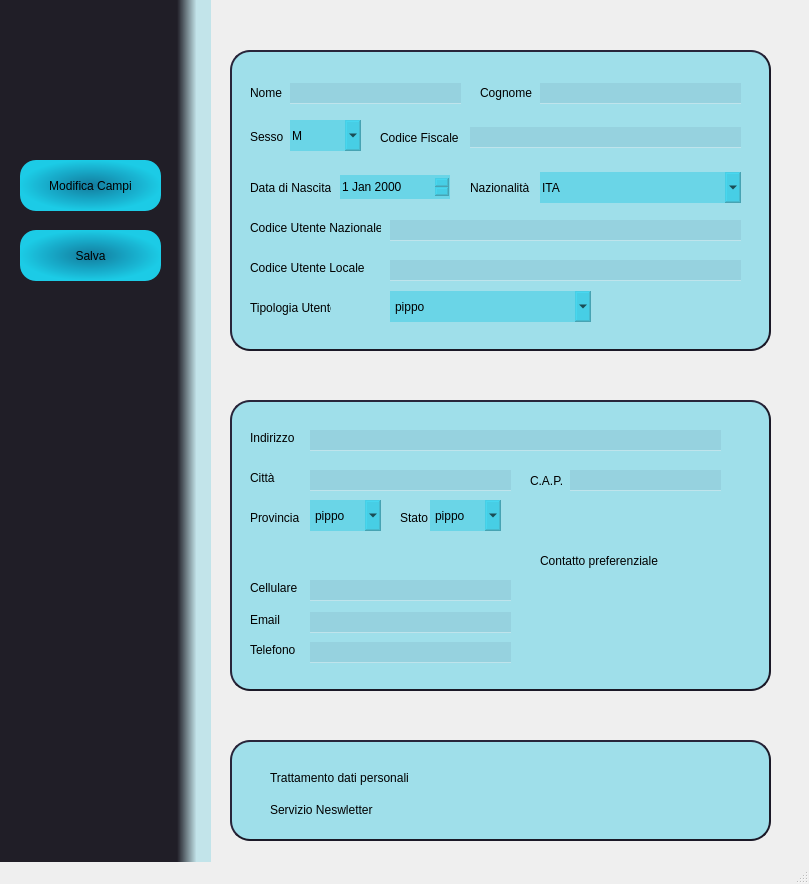
<?xml version="1.0" encoding="UTF-8"?>
<ui version="4.0">
 <class>MainWindow</class>
 <widget class="QMainWindow" name="MainWindow">
  <property name="geometry">
   <rect>
    <x>0</x>
    <y>0</y>
    <width>809</width>
    <height>884</height>
   </rect>
  </property>
  <property name="windowTitle">
   <string>Scheda Utente</string>
  </property>
  <widget class="QWidget" name="centralwidget">
   <widget class="QFrame" name="frame_2">
    <property name="geometry">
     <rect>
      <x>0</x>
      <y>0</y>
      <width>211</width>
      <height>1281</height>
     </rect>
    </property>
    <property name="styleSheet">
     <string notr="true">border:none;
background-color:qlineargradient(spread:pad, x1:0.83936, y1:0, x2:1, y2:0, stop:0 rgba(32, 30, 39, 255), stop:0.571429 rgba(0, 178, 210, 48));
</string>
    </property>
    <property name="frameShape">
     <enum>QFrame::StyledPanel</enum>
    </property>
    <property name="frameShadow">
     <enum>QFrame::Raised</enum>
    </property>
    <widget class="QLabel" name="logoImage">
     <property name="geometry">
      <rect>
       <x>57</x>
       <y>40</y>
       <width>71</width>
       <height>71</height>
      </rect>
     </property>
     <property name="styleSheet">
      <string notr="true">background-color:transparent;</string>
     </property>
     <property name="text">
      <string/>
     </property>
     <property name="textFormat">
      <enum>Qt::RichText</enum>
     </property>
     <property name="pixmap">
      <pixmap>images/images/Icona Dettaglio.png</pixmap>
     </property>
     <property name="scaledContents">
      <bool>true</bool>
     </property>
    </widget>
    <widget class="QPushButton" name="returnButton">
     <property name="geometry">
      <rect>
       <x>60</x>
       <y>760</y>
       <width>71</width>
       <height>51</height>
      </rect>
     </property>
     <property name="styleSheet">
      <string notr="true">background-color:transparent;</string>
     </property>
     <property name="text">
      <string/>
     </property>
     <property name="icon">
      <iconset>
       <normaloff>images/images/Icona Close.png</normaloff>images/images/Icona Close.png</iconset>
     </property>
     <property name="iconSize">
      <size>
       <width>50</width>
       <height>50</height>
      </size>
     </property>
    </widget>
    <widget class="QPushButton" name="editButton">
     <property name="geometry">
      <rect>
       <x>20</x>
       <y>160</y>
       <width>141</width>
       <height>51</height>
      </rect>
     </property>
     <property name="styleSheet">
      <string notr="true">border-radius:16px;
background-color:qradialgradient(spread:pad, cx:0.499926, cy:0.5, radius:0.5, fx:0.5, fy:0.5, stop:0 rgba(18, 125, 160, 249), stop:1 rgba(27, 213, 241, 241));</string>
     </property>
     <property name="text">
      <string>Modifica Campi</string>
     </property>
     <property name="icon">
      <iconset>
       <normaloff>images/images/Icona Modifica.png</normaloff>images/images/Icona Modifica.png</iconset>
     </property>
     <property name="iconSize">
      <size>
       <width>30</width>
       <height>30</height>
      </size>
     </property>
    </widget>
    <widget class="QPushButton" name="saveButton">
     <property name="geometry">
      <rect>
       <x>20</x>
       <y>230</y>
       <width>141</width>
       <height>51</height>
      </rect>
     </property>
     <property name="styleSheet">
      <string notr="true">border-radius:16px;
background-color:qradialgradient(spread:pad, cx:0.499926, cy:0.5, radius:0.5, fx:0.5, fy:0.5, stop:0 rgba(18, 125, 160, 249), stop:1 rgba(27, 213, 241, 241));</string>
     </property>
     <property name="text">
      <string>Salva</string>
     </property>
     <property name="icon">
      <iconset>
       <normaloff>images/images/Icona Salva.png</normaloff>images/images/Icona Salva.png</iconset>
     </property>
     <property name="iconSize">
      <size>
       <width>30</width>
       <height>30</height>
      </size>
     </property>
    </widget>
   </widget>
   <widget class="QFrame" name="frame_11">
    <property name="geometry">
     <rect>
      <x>230</x>
      <y>50</y>
      <width>541</width>
      <height>301</height>
     </rect>
    </property>
    <property name="minimumSize">
     <size>
      <width>0</width>
      <height>1</height>
     </size>
    </property>
    <property name="styleSheet">
     <string notr="true">border-radius: 20px;
border-style: outset;
border-width: 2px;
border-color:rgb(27,25,39);
background-color:rgba(0, 192, 225, 85)</string>
    </property>
    <property name="frameShape">
     <enum>QFrame::StyledPanel</enum>
    </property>
    <property name="frameShadow">
     <enum>QFrame::Raised</enum>
    </property>
    <widget class="QLabel" name="titleLabel">
     <property name="geometry">
      <rect>
       <x>20</x>
       <y>32</y>
       <width>41</width>
       <height>21</height>
      </rect>
     </property>
     <property name="styleSheet">
      <string notr="true">font: 75 bold 11pt &quot;Arial&quot;;
border:none;
background-color:none;</string>
     </property>
     <property name="text">
      <string>Nome</string>
     </property>
    </widget>
    <widget class="QLabel" name="authorLabel">
     <property name="geometry">
      <rect>
       <x>250</x>
       <y>32</y>
       <width>61</width>
       <height>21</height>
      </rect>
     </property>
     <property name="styleSheet">
      <string notr="true">font: 75 bold 11pt &quot;Arial&quot;;
border:none;
background-color:none;</string>
     </property>
     <property name="text">
      <string>Cognome</string>
     </property>
    </widget>
    <widget class="QLabel" name="natureLabel">
     <property name="geometry">
      <rect>
       <x>150</x>
       <y>80</y>
       <width>81</width>
       <height>16</height>
      </rect>
     </property>
     <property name="styleSheet">
      <string notr="true">font: 75 bold 11pt &quot;Arial&quot;;
border:none;
background-color:none;</string>
     </property>
     <property name="text">
      <string>Codice Fiscale</string>
     </property>
    </widget>
    <widget class="QLabel" name="typeLabel">
     <property name="geometry">
      <rect>
       <x>20</x>
       <y>80</y>
       <width>47</width>
       <height>13</height>
      </rect>
     </property>
     <property name="styleSheet">
      <string notr="true">font: 75 bold 11pt &quot;Arial&quot;;
border:none;
background-color:none;</string>
     </property>
     <property name="text">
      <string>Sesso</string>
     </property>
    </widget>
    <widget class="QLabel" name="genreLabel">
     <property name="geometry">
      <rect>
       <x>330</x>
       <y>580</y>
       <width>91</width>
       <height>16</height>
      </rect>
     </property>
     <property name="styleSheet">
      <string notr="true">font: 75 bold 11pt &quot;Arial&quot;;
border:none;
background-color:none;</string>
     </property>
     <property name="text">
      <string>Luogo di Nascita</string>
     </property>
    </widget>
    <widget class="QComboBox" name="genderBox">
     <property name="geometry">
      <rect>
       <x>60</x>
       <y>70</y>
       <width>71</width>
       <height>31</height>
      </rect>
     </property>
     <property name="styleSheet">
      <string notr="true">font: italic 10pt &quot;Arial&quot;;
border:none;</string>
     </property>
     <property name="editable">
      <bool>true</bool>
     </property>
     <item>
      <property name="text">
       <string>M</string>
      </property>
     </item>
     <item>
      <property name="text">
       <string>F</string>
      </property>
     </item>
    </widget>
    <widget class="QLineEdit" name="nameField">
     <property name="geometry">
      <rect>
       <x>60</x>
       <y>33</y>
       <width>171</width>
       <height>21</height>
      </rect>
     </property>
     <property name="styleSheet">
      <string notr="true">border:none;
background-color: rgba(23, 28, 78, 17);
color:rgb(255, 255, 255);
font: 14pt &quot;Source Code Pro for Powerline&quot;;
border:none;
border-bottom: 1px solid rgba(255, 255, 255, 100);
</string>
     </property>
     <property name="text">
      <string/>
     </property>
     <property name="readOnly">
      <bool>true</bool>
     </property>
     <property name="placeholderText">
      <string/>
     </property>
    </widget>
    <widget class="QLineEdit" name="surnameField">
     <property name="geometry">
      <rect>
       <x>310</x>
       <y>33</y>
       <width>201</width>
       <height>21</height>
      </rect>
     </property>
     <property name="styleSheet">
      <string notr="true">border:none;
background-color: rgba(23, 28, 78, 17);
color:rgb(255, 255, 255);
font: 14pt &quot;Source Code Pro for Powerline&quot;;
border:none;
border-bottom: 1px solid rgba(255, 255, 255, 100);
</string>
     </property>
     <property name="readOnly">
      <bool>true</bool>
     </property>
     <property name="placeholderText">
      <string/>
     </property>
    </widget>
    <widget class="QLineEdit" name="fiscalcodeField">
     <property name="geometry">
      <rect>
       <x>240</x>
       <y>77</y>
       <width>271</width>
       <height>21</height>
      </rect>
     </property>
     <property name="styleSheet">
      <string notr="true">border:none;
background-color: rgba(23, 28, 78, 17);
color:rgb(255, 255, 255);
font: 14pt &quot;Source Code Pro for Powerline&quot;;
border:none;
border-bottom: 1px solid rgba(255, 255, 255, 100);
</string>
     </property>
     <property name="readOnly">
      <bool>true</bool>
     </property>
     <property name="placeholderText">
      <string/>
     </property>
    </widget>
    <widget class="QLabel" name="typeLabel_2">
     <property name="geometry">
      <rect>
       <x>20</x>
       <y>170</y>
       <width>131</width>
       <height>16</height>
      </rect>
     </property>
     <property name="styleSheet">
      <string notr="true">font: 75 bold 11pt &quot;Arial&quot;;
border:none;
background-color:none;</string>
     </property>
     <property name="text">
      <string>Codice Utente Nazionale</string>
     </property>
    </widget>
    <widget class="QLabel" name="typeLabel_3">
     <property name="geometry">
      <rect>
       <x>20</x>
       <y>210</y>
       <width>131</width>
       <height>16</height>
      </rect>
     </property>
     <property name="styleSheet">
      <string notr="true">font: 75 bold 11pt &quot;Arial&quot;;
border:none;
background-color:none;</string>
     </property>
     <property name="text">
      <string>Codice Utente Locale</string>
     </property>
    </widget>
    <widget class="QLineEdit" name="nameField_5">
     <property name="geometry">
      <rect>
       <x>160</x>
       <y>170</y>
       <width>351</width>
       <height>21</height>
      </rect>
     </property>
     <property name="styleSheet">
      <string notr="true">border:none;
background-color: rgba(23, 28, 78, 17);
color:rgb(255, 255, 255);
font: 14pt &quot;Source Code Pro for Powerline&quot;;
border:none;
border-bottom: 1px solid rgba(255, 255, 255, 100);
</string>
     </property>
     <property name="readOnly">
      <bool>true</bool>
     </property>
     <property name="placeholderText">
      <string/>
     </property>
    </widget>
    <widget class="QLineEdit" name="nameField_6">
     <property name="geometry">
      <rect>
       <x>160</x>
       <y>210</y>
       <width>351</width>
       <height>21</height>
      </rect>
     </property>
     <property name="styleSheet">
      <string notr="true">border:none;
background-color: rgba(23, 28, 78, 17);
color:rgb(255, 255, 255);
font: 14pt &quot;Source Code Pro for Powerline&quot;;
border:none;
border-bottom: 1px solid rgba(255, 255, 255, 100);
</string>
     </property>
     <property name="readOnly">
      <bool>true</bool>
     </property>
     <property name="placeholderText">
      <string/>
     </property>
    </widget>
    <widget class="QLabel" name="positionLabel_3">
     <property name="geometry">
      <rect>
       <x>20</x>
       <y>130</y>
       <width>81</width>
       <height>16</height>
      </rect>
     </property>
     <property name="styleSheet">
      <string notr="true">font: 75 bold 11pt &quot;Arial&quot;;
border:none;
background-color:none;</string>
     </property>
     <property name="text">
      <string>Data di Nascita</string>
     </property>
    </widget>
    <widget class="QDateEdit" name="dateEdit">
     <property name="geometry">
      <rect>
       <x>110</x>
       <y>125</y>
       <width>110</width>
       <height>24</height>
      </rect>
     </property>
     <property name="styleSheet">
      <string notr="true">border:none;</string>
     </property>
     <property name="readOnly">
      <bool>false</bool>
     </property>
     <property name="calendarPopup">
      <bool>false</bool>
     </property>
    </widget>
    <widget class="QLabel" name="dateLabel_2">
     <property name="geometry">
      <rect>
       <x>240</x>
       <y>130</y>
       <width>81</width>
       <height>16</height>
      </rect>
     </property>
     <property name="styleSheet">
      <string notr="true">font: 75 bold 11pt &quot;Arial&quot;;
border:none;
background-color:none;</string>
     </property>
     <property name="text">
      <string>Nazionalità</string>
     </property>
    </widget>
    <widget class="QComboBox" name="nationBox">
     <property name="geometry">
      <rect>
       <x>310</x>
       <y>122</y>
       <width>201</width>
       <height>31</height>
      </rect>
     </property>
     <property name="styleSheet">
      <string notr="true">font: italic 10pt &quot;Arial&quot;;
border:none;</string>
     </property>
     <property name="editable">
      <bool>true</bool>
     </property>
     <item>
      <property name="text">
       <string>ITA</string>
      </property>
     </item>
     <item>
      <property name="text">
       <string>DEU</string>
      </property>
     </item>
     <item>
      <property name="text">
       <string>FRA</string>
      </property>
     </item>
     <item>
      <property name="text">
       <string>IRL</string>
      </property>
     </item>
     <item>
      <property name="text">
       <string>NLD</string>
      </property>
     </item>
     <item>
      <property name="text">
       <string>PRT</string>
      </property>
     </item>
     <item>
      <property name="text">
       <string>RUS</string>
      </property>
     </item>
     <item>
      <property name="text">
       <string>SMR</string>
      </property>
     </item>
     <item>
      <property name="text">
       <string>ESP</string>
      </property>
     </item>
     <item>
      <property name="text">
       <string>GBR</string>
      </property>
     </item>
     <item>
      <property name="text">
       <string>USA</string>
      </property>
     </item>
    </widget>
    <widget class="QLabel" name="dateLabel_3">
     <property name="geometry">
      <rect>
       <x>20</x>
       <y>250</y>
       <width>81</width>
       <height>16</height>
      </rect>
     </property>
     <property name="styleSheet">
      <string notr="true">font: 75 bold 11pt &quot;Arial&quot;;
border:none;
background-color:none;</string>
     </property>
     <property name="text">
      <string>Tipologia Utente</string>
     </property>
    </widget>
    <widget class="QComboBox" name="usertypeBox">
     <property name="geometry">
      <rect>
       <x>160</x>
       <y>241</y>
       <width>201</width>
       <height>31</height>
      </rect>
     </property>
     <property name="styleSheet">
      <string notr="true">font: italic 10pt &quot;Arial&quot;;
border:none</string>
     </property>
     <item>
      <property name="text">
       <string>pippo</string>
      </property>
     </item>
    </widget>
   </widget>
   <widget class="QFrame" name="frame">
    <property name="geometry">
     <rect>
      <x>230</x>
      <y>400</y>
      <width>541</width>
      <height>291</height>
     </rect>
    </property>
    <property name="styleSheet">
     <string notr="true">border-radius: 20px;
border-style: outset;
border-width: 2px;
border-color:rgb(27,25,39);
background-color:rgba(0, 192, 225, 85)</string>
    </property>
    <property name="frameShape">
     <enum>QFrame::StyledPanel</enum>
    </property>
    <property name="frameShadow">
     <enum>QFrame::Raised</enum>
    </property>
    <widget class="QLabel" name="positionLabel_2">
     <property name="geometry">
      <rect>
       <x>170</x>
       <y>110</y>
       <width>81</width>
       <height>16</height>
      </rect>
     </property>
     <property name="styleSheet">
      <string notr="true">font: 75 bold 11pt &quot;Arial&quot;;
border:none;
background-color:none;</string>
     </property>
     <property name="text">
      <string>Stato</string>
     </property>
    </widget>
    <widget class="QLabel" name="ninventaryLabe_2">
     <property name="geometry">
      <rect>
       <x>20</x>
       <y>30</y>
       <width>51</width>
       <height>16</height>
      </rect>
     </property>
     <property name="styleSheet">
      <string notr="true">font: 75 bold 11pt &quot;Arial&quot;;
border:none;
background-color:none;</string>
     </property>
     <property name="text">
      <string>Indirizzo</string>
     </property>
    </widget>
    <widget class="QLineEdit" name="addressField">
     <property name="geometry">
      <rect>
       <x>80</x>
       <y>30</y>
       <width>411</width>
       <height>21</height>
      </rect>
     </property>
     <property name="styleSheet">
      <string notr="true">border:none;
background-color: rgba(23, 28, 78, 17);
color:rgb(255, 255, 255);
font: 14pt &quot;Source Code Pro for Powerline&quot;;
border:none;
border-bottom: 1px solid rgba(255, 255, 255, 100);
</string>
     </property>
     <property name="readOnly">
      <bool>true</bool>
     </property>
     <property name="placeholderText">
      <string/>
     </property>
    </widget>
    <widget class="QLabel" name="ISBNLabel_2">
     <property name="geometry">
      <rect>
       <x>20</x>
       <y>70</y>
       <width>61</width>
       <height>16</height>
      </rect>
     </property>
     <property name="styleSheet">
      <string notr="true">font: 75 bold 11pt &quot;Arial&quot;;
border:none;
background-color:none;</string>
     </property>
     <property name="text">
      <string>Città</string>
     </property>
    </widget>
    <widget class="QLineEdit" name="cityField">
     <property name="geometry">
      <rect>
       <x>80</x>
       <y>70</y>
       <width>201</width>
       <height>21</height>
      </rect>
     </property>
     <property name="styleSheet">
      <string notr="true">border:none;
background-color: rgba(23, 28, 78, 17);
color:rgb(255, 255, 255);
font: 14pt &quot;Source Code Pro for Powerline&quot;;
border:none;
border-bottom: 1px solid rgba(255, 255, 255, 100);
</string>
     </property>
     <property name="readOnly">
      <bool>true</bool>
     </property>
     <property name="placeholderText">
      <string/>
     </property>
    </widget>
    <widget class="QLabel" name="palchettoLabel_2">
     <property name="geometry">
      <rect>
       <x>300</x>
       <y>70</y>
       <width>41</width>
       <height>21</height>
      </rect>
     </property>
     <property name="styleSheet">
      <string notr="true">font: 75 bold 11pt &quot;Arial&quot;;
border:none;
background-color:none;</string>
     </property>
     <property name="text">
      <string>C.A.P.</string>
     </property>
    </widget>
    <widget class="QLineEdit" name="capField">
     <property name="geometry">
      <rect>
       <x>340</x>
       <y>70</y>
       <width>151</width>
       <height>21</height>
      </rect>
     </property>
     <property name="styleSheet">
      <string notr="true">border:none;
background-color: rgba(23, 28, 78, 17);
color:rgb(255, 255, 255);
font: 14pt &quot;Source Code Pro for Powerline&quot;;
border:none;
border-bottom: 1px solid rgba(255, 255, 255, 100);
</string>
     </property>
     <property name="readOnly">
      <bool>true</bool>
     </property>
     <property name="placeholderText">
      <string/>
     </property>
    </widget>
    <widget class="QLabel" name="ISBNLabel_3">
     <property name="geometry">
      <rect>
       <x>20</x>
       <y>110</y>
       <width>61</width>
       <height>16</height>
      </rect>
     </property>
     <property name="styleSheet">
      <string notr="true">font: 75 bold 11pt &quot;Arial&quot;;
border:none;
background-color:none;</string>
     </property>
     <property name="text">
      <string>Provincia</string>
     </property>
    </widget>
    <widget class="QComboBox" name="districtBox">
     <property name="geometry">
      <rect>
       <x>80</x>
       <y>100</y>
       <width>71</width>
       <height>31</height>
      </rect>
     </property>
     <property name="styleSheet">
      <string notr="true">font: italic 10pt &quot;Arial&quot;;
border:none;</string>
     </property>
     <item>
      <property name="text">
       <string>pippo</string>
      </property>
     </item>
    </widget>
    <widget class="QLabel" name="ninventaryLabe_3">
     <property name="geometry">
      <rect>
       <x>20</x>
       <y>180</y>
       <width>51</width>
       <height>16</height>
      </rect>
     </property>
     <property name="styleSheet">
      <string notr="true">font: 75 bold 11pt &quot;Arial&quot;;
border:none;
background-color:none;</string>
     </property>
     <property name="text">
      <string>Cellulare</string>
     </property>
    </widget>
    <widget class="QLabel" name="ninventaryLabe_4">
     <property name="geometry">
      <rect>
       <x>20</x>
       <y>212</y>
       <width>51</width>
       <height>16</height>
      </rect>
     </property>
     <property name="styleSheet">
      <string notr="true">font: 75 bold 11pt &quot;Arial&quot;;
border:none;
background-color:none;</string>
     </property>
     <property name="text">
      <string>Email</string>
     </property>
    </widget>
    <widget class="QLabel" name="ninventaryLabe_5">
     <property name="geometry">
      <rect>
       <x>20</x>
       <y>242</y>
       <width>51</width>
       <height>16</height>
      </rect>
     </property>
     <property name="styleSheet">
      <string notr="true">font: 75 bold 11pt &quot;Arial&quot;;
border:none;
background-color:none;</string>
     </property>
     <property name="text">
      <string>Telefono</string>
     </property>
    </widget>
    <widget class="QLineEdit" name="cellField">
     <property name="geometry">
      <rect>
       <x>80</x>
       <y>180</y>
       <width>201</width>
       <height>21</height>
      </rect>
     </property>
     <property name="styleSheet">
      <string notr="true">border:none;
background-color: rgba(23, 28, 78, 17);
color:rgb(255, 255, 255);
font: 14pt &quot;Source Code Pro for Powerline&quot;;
border:none;
border-bottom: 1px solid rgba(255, 255, 255, 100);
</string>
     </property>
     <property name="readOnly">
      <bool>true</bool>
     </property>
     <property name="placeholderText">
      <string/>
     </property>
    </widget>
    <widget class="QLineEdit" name="emailField">
     <property name="geometry">
      <rect>
       <x>80</x>
       <y>212</y>
       <width>201</width>
       <height>21</height>
      </rect>
     </property>
     <property name="styleSheet">
      <string notr="true">border:none;
background-color: rgba(23, 28, 78, 17);
color:rgb(255, 255, 255);
font: 14pt &quot;Source Code Pro for Powerline&quot;;
border:none;
border-bottom: 1px solid rgba(255, 255, 255, 100);
</string>
     </property>
     <property name="readOnly">
      <bool>true</bool>
     </property>
     <property name="placeholderText">
      <string/>
     </property>
    </widget>
    <widget class="QLineEdit" name="telephonField">
     <property name="geometry">
      <rect>
       <x>80</x>
       <y>242</y>
       <width>201</width>
       <height>21</height>
      </rect>
     </property>
     <property name="styleSheet">
      <string notr="true">border:none;
background-color: rgba(23, 28, 78, 17);
color:rgb(255, 255, 255);
font: 14pt &quot;Source Code Pro for Powerline&quot;;
border:none;
border-bottom: 1px solid rgba(255, 255, 255, 100);
</string>
     </property>
     <property name="readOnly">
      <bool>true</bool>
     </property>
     <property name="placeholderText">
      <string/>
     </property>
    </widget>
    <widget class="QRadioButton" name="radioButton">
     <property name="geometry">
      <rect>
       <x>350</x>
       <y>180</y>
       <width>100</width>
       <height>20</height>
      </rect>
     </property>
     <property name="styleSheet">
      <string notr="true">border:none;
background-color:transparent</string>
     </property>
     <property name="text">
      <string/>
     </property>
     <property name="checkable">
      <bool>false</bool>
     </property>
    </widget>
    <widget class="QRadioButton" name="radioButton_2">
     <property name="geometry">
      <rect>
       <x>350</x>
       <y>210</y>
       <width>100</width>
       <height>20</height>
      </rect>
     </property>
     <property name="styleSheet">
      <string notr="true">border:none;
background-color:transparent</string>
     </property>
     <property name="text">
      <string/>
     </property>
     <property name="checkable">
      <bool>false</bool>
     </property>
    </widget>
    <widget class="QRadioButton" name="radioButton_3">
     <property name="geometry">
      <rect>
       <x>350</x>
       <y>240</y>
       <width>100</width>
       <height>20</height>
      </rect>
     </property>
     <property name="styleSheet">
      <string notr="true">border:none;
background-color:transparent</string>
     </property>
     <property name="text">
      <string/>
     </property>
     <property name="checkable">
      <bool>false</bool>
     </property>
    </widget>
    <widget class="QLabel" name="titleLabel_2">
     <property name="geometry">
      <rect>
       <x>310</x>
       <y>150</y>
       <width>121</width>
       <height>21</height>
      </rect>
     </property>
     <property name="styleSheet">
      <string notr="true">font: 75 bold 11pt &quot;Arial&quot;;
border:none;
background-color:none;</string>
     </property>
     <property name="text">
      <string>Contatto preferenziale</string>
     </property>
    </widget>
    <widget class="QComboBox" name="stateBox">
     <property name="geometry">
      <rect>
       <x>200</x>
       <y>100</y>
       <width>71</width>
       <height>31</height>
      </rect>
     </property>
     <property name="styleSheet">
      <string notr="true">font: italic 10pt &quot;Arial&quot;;
border:none;</string>
     </property>
     <item>
      <property name="text">
       <string>pippo</string>
      </property>
     </item>
    </widget>
   </widget>
   <widget class="QFrame" name="frame_3">
    <property name="geometry">
     <rect>
      <x>230</x>
      <y>740</y>
      <width>541</width>
      <height>101</height>
     </rect>
    </property>
    <property name="styleSheet">
     <string notr="true">border-radius: 20px;
border-style: outset;
border-width: 2px;
border-color:rgb(27,25,39);
background-color:rgba(0, 192, 225, 85)</string>
    </property>
    <property name="frameShape">
     <enum>QFrame::StyledPanel</enum>
    </property>
    <property name="frameShadow">
     <enum>QFrame::Raised</enum>
    </property>
    <widget class="QCheckBox" name="checkBox">
     <property name="geometry">
      <rect>
       <x>20</x>
       <y>30</y>
       <width>221</width>
       <height>16</height>
      </rect>
     </property>
     <property name="styleSheet">
      <string notr="true">border:none;
background-color:transparent
</string>
     </property>
     <property name="text">
      <string>Trattamento dati personali</string>
     </property>
     <property name="checkable">
      <bool>false</bool>
     </property>
     <property name="checked">
      <bool>false</bool>
     </property>
    </widget>
    <widget class="QCheckBox" name="checkBox_2">
     <property name="geometry">
      <rect>
       <x>20</x>
       <y>60</y>
       <width>221</width>
       <height>20</height>
      </rect>
     </property>
     <property name="styleSheet">
      <string notr="true">border:none;
background-color:transparent
</string>
     </property>
     <property name="text">
      <string>Servizio Neswletter</string>
     </property>
     <property name="checkable">
      <bool>false</bool>
     </property>
    </widget>
   </widget>
   <widget class="QLabel" name="label_3">
    <property name="geometry">
     <rect>
      <x>250</x>
      <y>710</y>
      <width>51</width>
      <height>51</height>
     </rect>
    </property>
    <property name="styleSheet">
     <string notr="true">border:none;
background-color:transparent</string>
    </property>
    <property name="text">
     <string/>
    </property>
    <property name="textFormat">
     <enum>Qt::RichText</enum>
    </property>
    <property name="pixmap">
     <pixmap>images/images/Icona Consensi.png</pixmap>
    </property>
    <property name="scaledContents">
     <bool>true</bool>
    </property>
   </widget>
   <widget class="QLabel" name="label_4">
    <property name="geometry">
     <rect>
      <x>250</x>
      <y>377</y>
      <width>41</width>
      <height>41</height>
     </rect>
    </property>
    <property name="styleSheet">
     <string notr="true">border:none;
background-color:transparent</string>
    </property>
    <property name="text">
     <string/>
    </property>
    <property name="textFormat">
     <enum>Qt::RichText</enum>
    </property>
    <property name="pixmap">
     <pixmap>images/images/Icona Recapiti.png</pixmap>
    </property>
    <property name="scaledContents">
     <bool>true</bool>
    </property>
   </widget>
   <widget class="QLabel" name="label_2">
    <property name="geometry">
     <rect>
      <x>240</x>
      <y>20</y>
      <width>51</width>
      <height>51</height>
     </rect>
    </property>
    <property name="styleSheet">
     <string notr="true">border:none;
background-color: transparent</string>
    </property>
    <property name="text">
     <string/>
    </property>
    <property name="textFormat">
     <enum>Qt::RichText</enum>
    </property>
    <property name="pixmap">
     <pixmap>images/images/Icona Dati Personali.png</pixmap>
    </property>
    <property name="scaledContents">
     <bool>true</bool>
    </property>
   </widget>
  </widget>
  <widget class="QStatusBar" name="statusbar"/>
 </widget>
 <resources/>
 <connections/>
</ui>
